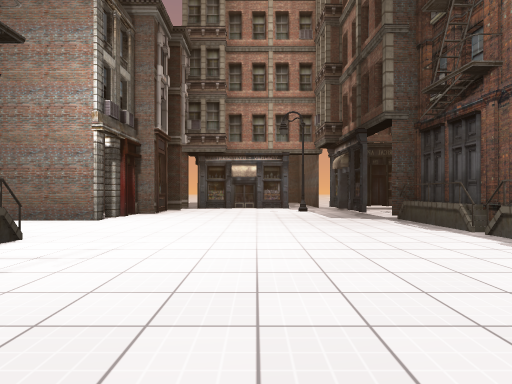
View 1 (above)

24 first-person views from a walk through a scene from a Unity 3-D project. The camera is 1.2 m above the floor, looks level and sees 75° across. The floor is counted in squares, 2 m on a side. Each view is taken from the middle of a square. On the plan, view 1 faces up. The plan holds only what a view shows up to about 10 squares ahead; the rest is blank. The place goes on beyond the plan. Door leaves are left out, so doorways stand open. Some surface patterns are stand-ins.

View 2
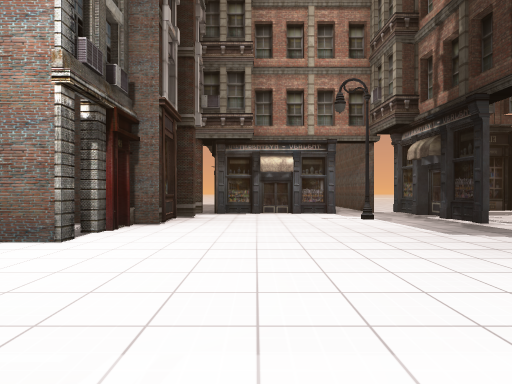

View 3
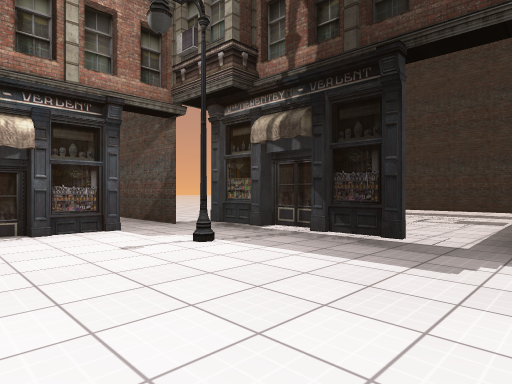

View 4
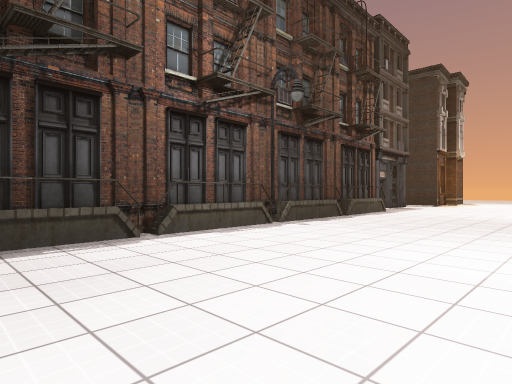

View 5
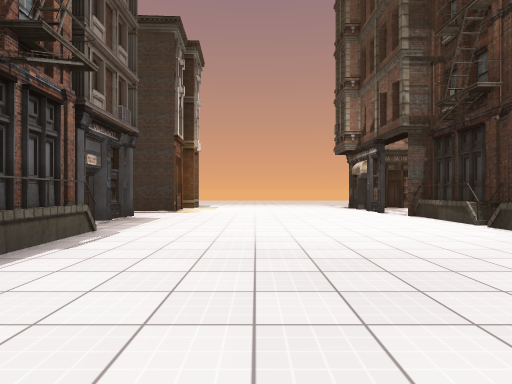

View 6
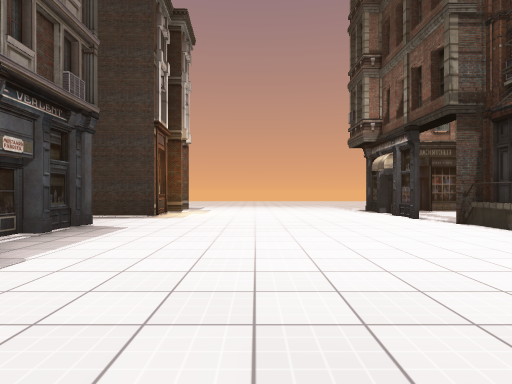

View 7
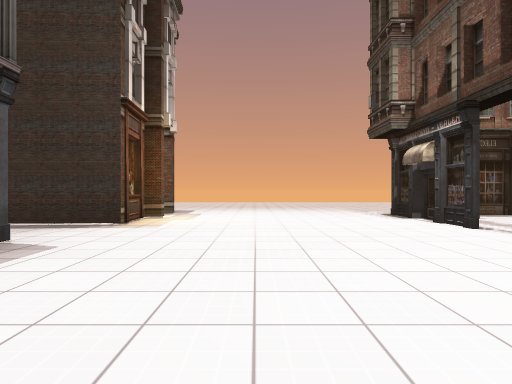

View 8
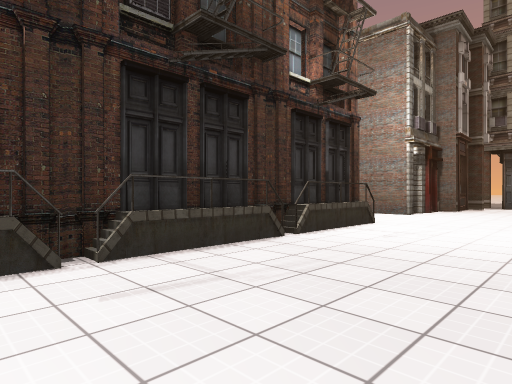

View 9
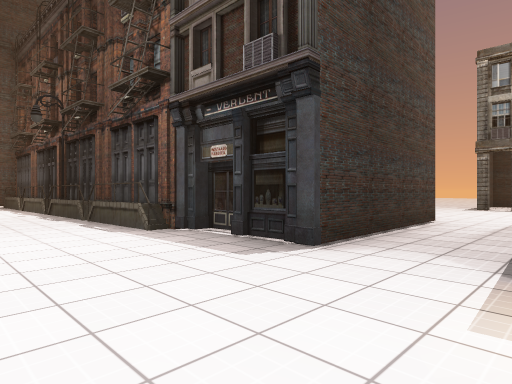

View 10
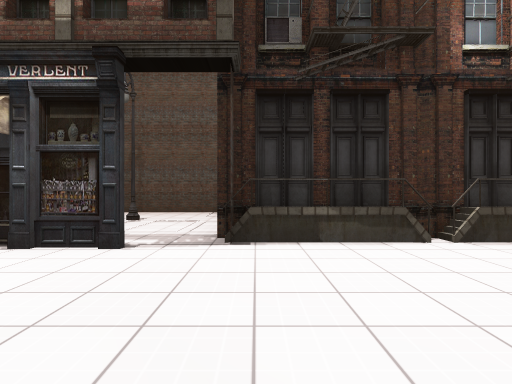

View 11
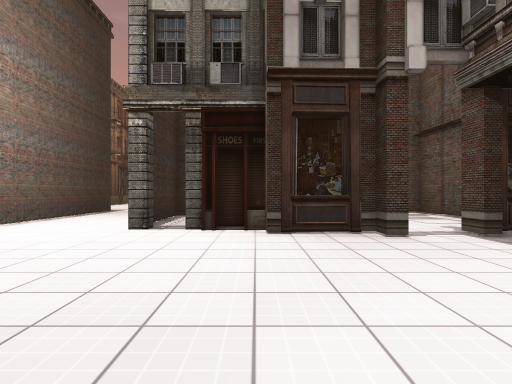

View 12
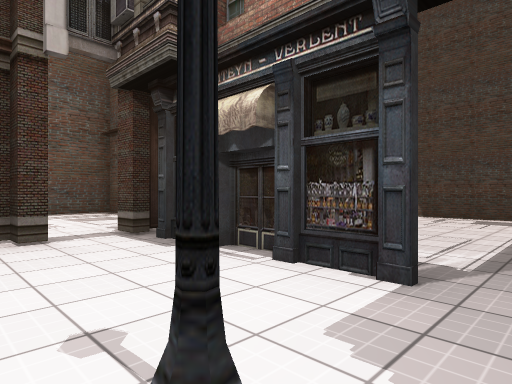

View 13
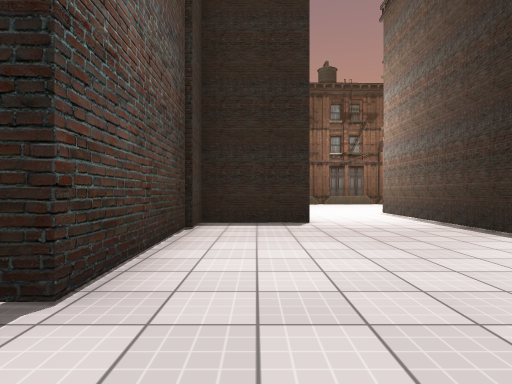

View 14
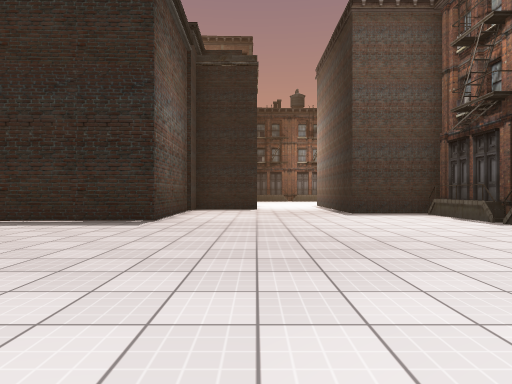

View 15
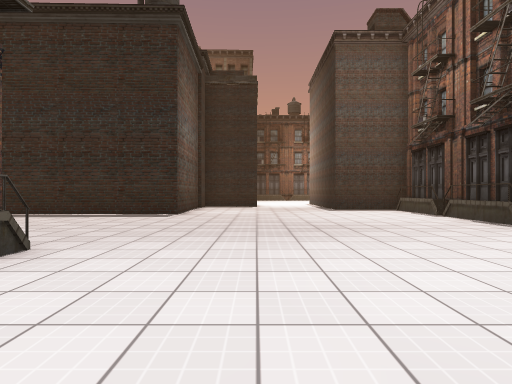

View 16
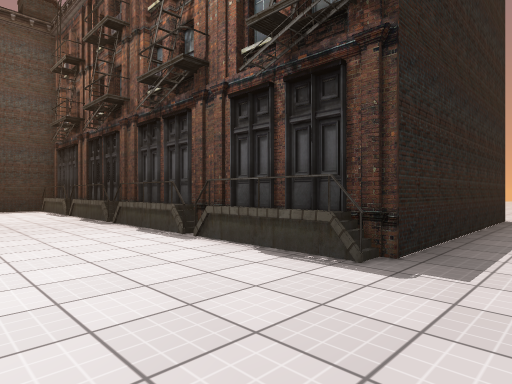

View 17
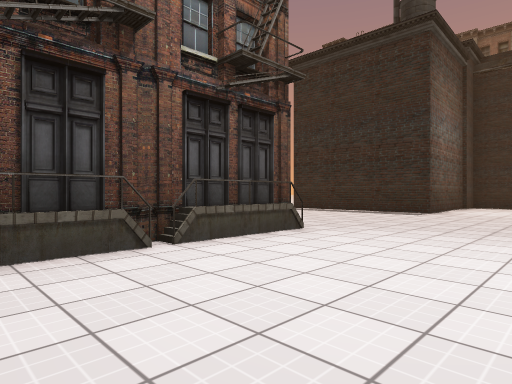

View 18
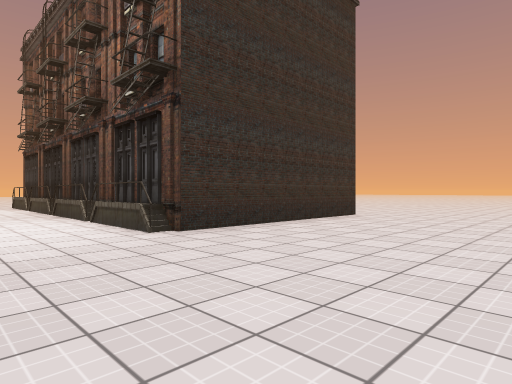

View 19
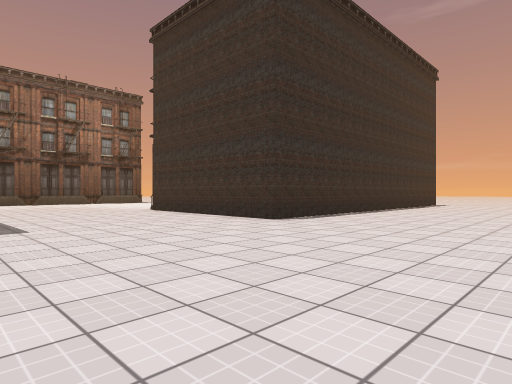

View 20
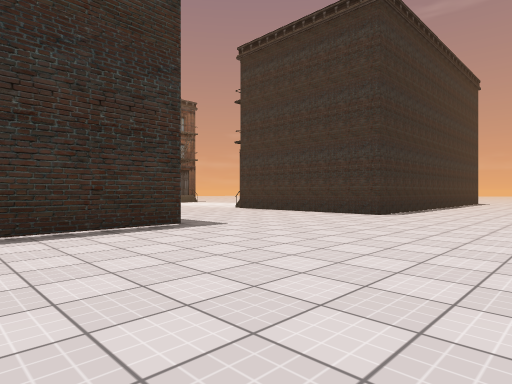

View 21
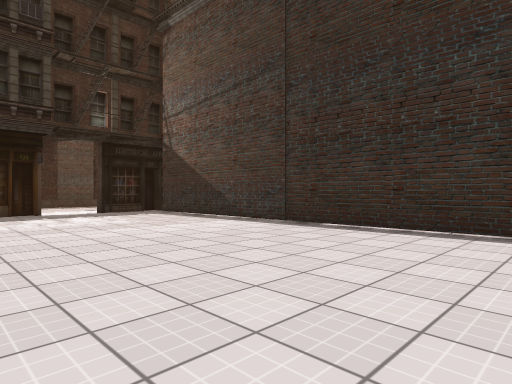

View 22
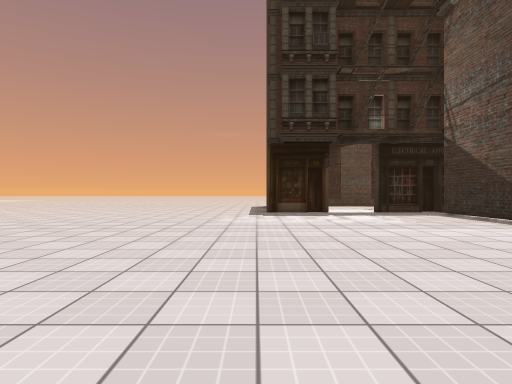

View 23
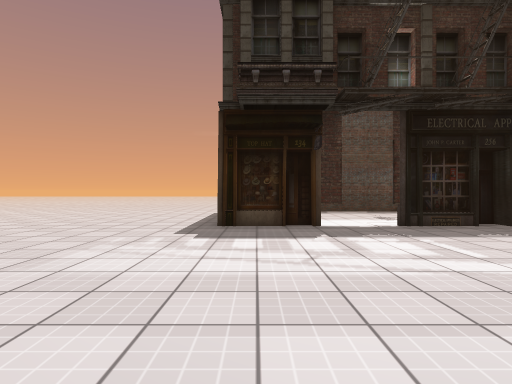

View 24
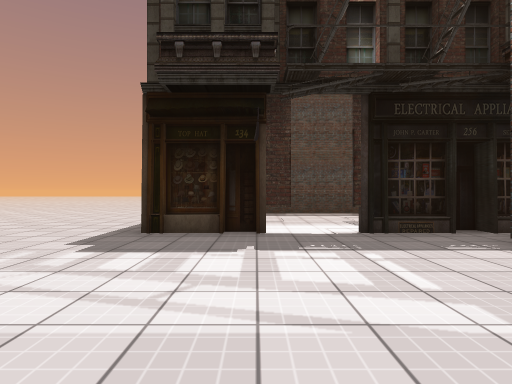

### Floor plan
Key: @ floor where view 1 was taken; # wall or solid block; . floor; D open door; = window, fence, low wall or low ledge; ^ raised ledge; O other object.
Columns run from 21 left of view 1 to 12 right of it. Each row starts with its distance up from view 1.
 20       .................
 19 ...................####
 18 ...................#...
 17 ...................O...#
 16 ...................D...#
 15  ####..............D...#
 14     #........#######  .#.
 13     #.....####....##  .#.
 12     #.....#  #....DD###D###DO
 11     #.....#      .DD....# .   #
 10 #####.....#       #...#.#.....#.
  9 ..........#########.....#.....#.
  8 ..............#= #O....DD.....#
  7 ..............####D.....##
  6 ........................^#
  5 ........................##
  4 .............######......#
  3 .............#    #......#
  2 ..############    #......#
  1 ..#               #......#
  0  .#               #..@...#
 -1  .#               #......#
 -2  .#               #......#
 -3  .#               #......##
 -4                   #.......#
 -5                   #......##    ...
 -6                   #......####O....
 -7             #.....DD.............
 -8             #.....#......###
 -9             #..#..#......#
-10             #     #.....O#

Where each view was taken, in squares from view 1:
view 1: 0 up, 0 right, facing up
view 2: 3 up, 1 left, facing up
view 3: 7 up, 1 left, facing up-right
view 4: 7 up, 1 left, facing down-right
view 5: 2 up, 1 right, facing down
view 6: 0 up, 1 right, facing down
view 7: 2 down, 1 right, facing down
view 8: 2 down, 0 right, facing up-left
view 9: 8 down, 1 right, facing up-right
view 10: 6 down, 1 right, facing left
view 11: 9 up, 2 right, facing left
view 12: 10 up, 2 right, facing up-left
view 13: 8 up, 13 left, facing right
view 14: 7 up, 18 left, facing right
view 15: 7 up, 20 left, facing right
view 16: 5 up, 21 left, facing down-right
view 17: 6 up, 21 left, facing up-right
view 18: 7 up, 12 left, facing up-left
view 19: 20 up, 11 left, facing down-left
view 20: 19 up, 8 left, facing down-left
view 21: 19 up, 12 left, facing down-right
view 22: 19 up, 12 left, facing right
view 23: 18 up, 8 left, facing right
view 24: 17 up, 7 left, facing right
